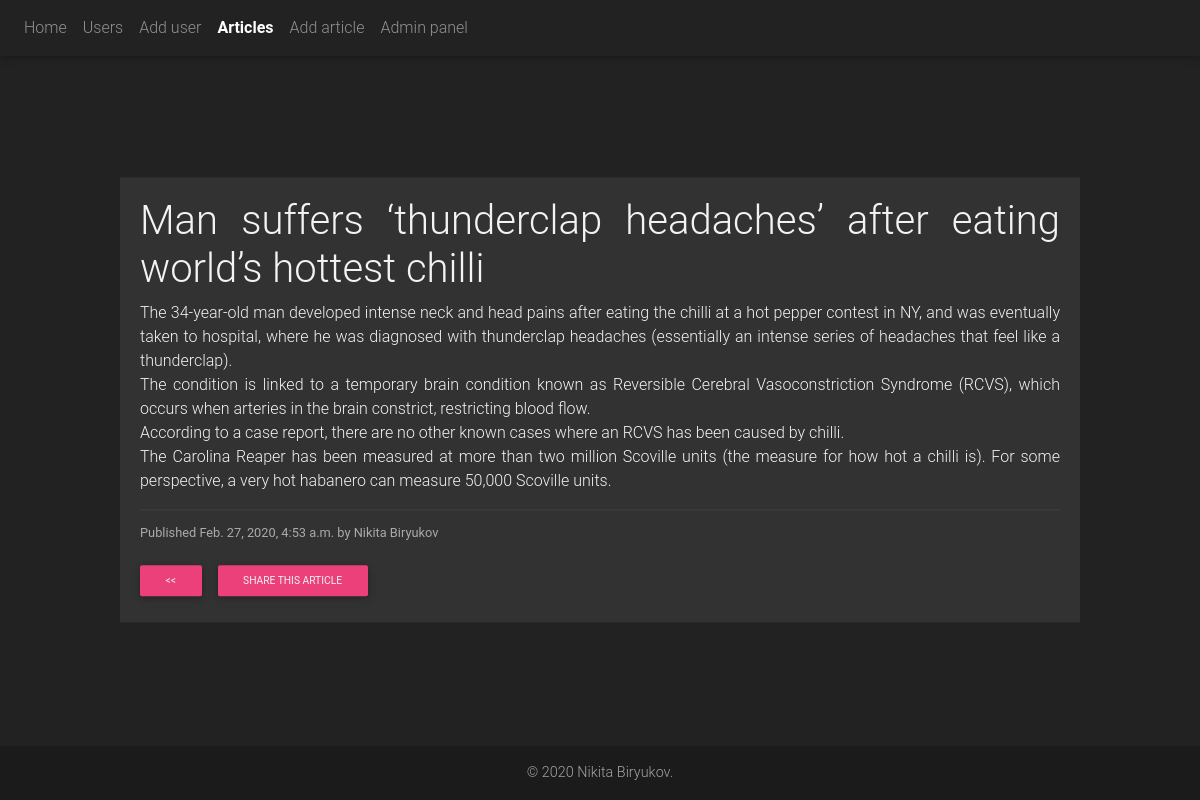
Screenshot of /articles/man-suffers-thunderclap-headaches-after-eating-worlds-hottest-chilli with the database file from the repository.
### main/models.py (models this page shows, shortened)
class Article(models.Model):
    status = (
        ('draft', 'Draft'),
        ('published', 'Published'),
    )
    title = models.CharField(max_length=200, null=True)
    slug = models.SlugField(max_length=250, null=True, blank=True)
    author = models.CharField(max_length=200, null=False, default='Nikita Biryukov')
    body = models.TextField(default='Lorem ipsum dolor sit amet, consectetur adipisicing elit. A culpa et explicabo '
                                    'natus odit quod repellendus saepe. Ab autem corporis deleniti dolore ducimus '
                                    'expedita, impedit, labore recusandae rerum saepe veniam?</span><span>Amet dicta '
                                    'distinctio earum esse est iure maiores neque nesciunt nulla omnis optio quaerat '
                                    'quis, rerum, sapiente, similique temporibus velit voluptate voluptatem. '
                                    'Consectetur consequuntur corporis natus nulla qui quos, ullam!')
    publish = models.DateTimeField(default=timezone.now)
    created = models.DateTimeField(auto_now_add=True)
    updated = models.DateTimeField(auto_now=True)
    status = models.CharField(max_length=10, choices=status, default='Draft')

### main/views.py (the view)
# urls.py: path('articles/<slug:slug_text>', views.article_detail, name='article_detail'),
def article_detail(request, slug_text):
    a = Article.objects.filter(slug=slug_text)
    arg = "<h1>Article not found. <a href='/articles/'>Go to article list &raquo;</a></h1>"
    if a.exists():
        a = a.first()
    else:
        return HttpResponse(arg)
    articles = Article.objects.all()
    args = {
        'article': a,
        'articles': articles
    }
    return render(request, 'html/articles/detail.html', args)

### main/templates/html/articles/detail.html (shortened to what this page needs)
{% extends 'html/base.html' %}
{% block nav %} {% include 'html/elements/nav.html' with is_articles=True %} {% endblock %}
{% block content %}
    <div class="detail-articles">
        <h1 class="article-title"> {{ article.title }} </h1>
        <div class="detail-text">
            {{ article.body|linebreaks }}
        </div>
        <hr>
        <small class="date">
                Published {{ article.publish }} by {{ article.author }}
        </small>
        <div class="share-post">
            <button class="btn btn-pink btn-sm">
            <a href="/articles"><<</a>
            </button>
            <button class="btn btn-pink btn-sm">
            <a href="{% url "article_share" article.slug %}">Share this article</a>
            </button>
        </div>
    </div>
{% endblock %}

### main/static/css/style.css (style rules this page uses)
* { color: #f3f3f3; margin: 0; padding: 0; box-sizing: border-box; }
body { background-color: #222222; position: relative; padding-bottom: 53px; min-height: 100vh; }
a { color: hotpink; }
.detail-articles { width: 960px; text-align: justify; background-color: #323232; padding: 20px; position: absolute; top: 50%; transform: translateY(-50%); margin: 0 auto; right: 0; left: 0; }
.date { color: #aaa; }
.share-post a { color: #f2f2f2; }
.share-post { margin-top: 15px; margin-left: -0.375rem; }
hr { color: #454545; background-color: #454545; margin: 10px 0; }

### rows the page displays
Article: title "Man suffers ‘thunderclap headaches’ after eating world’s hottest chilli", body "The 34-year-old man developed intense neck and head pains after eating the chilli at a hot pepper contest in NY, and was eventually taken to hospital, where he was diagnosed with thunderclap headaches (essentially an intense series of headaches that feel like a thunderclap). The condition is linked to a temporary brain condition known as Reversible Cerebral Vasoconstriction Syndrome (RCVS), which occurs when arteries in the brain constrict, restricting blood flow. According to a case report, there are no other known cases where an RCVS has been caused by chilli. The Carolina Reaper has been measured at more than two million Scoville units (the measure for how hot a chilli is). For some…", publish "Feb. 27, 2020, 4:53 a.m.", author "Nikita Biryukov"
